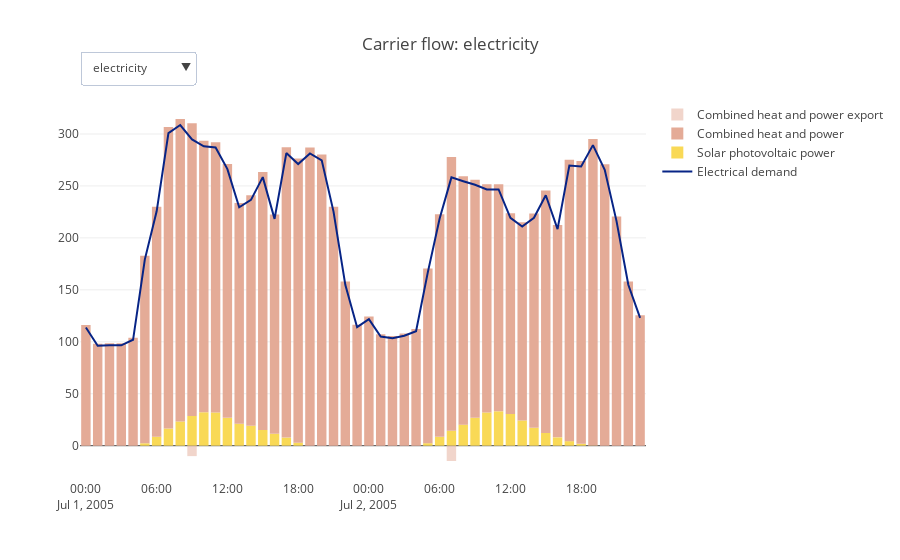

Source (notebook cell):
### Code cell
# We can plot this by using the timeseries plotting functionality.
# The top-left dropdown gives us the chance to scroll through other timeseries data too.

model.plot.timeseries()
